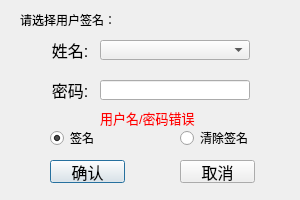
<?xml version="1.0" encoding="UTF-8"?>
<ui version="4.0">
 <class>Dialog</class>
 <widget class="QDialog" name="Dialog">
  <property name="geometry">
   <rect>
    <x>0</x>
    <y>0</y>
    <width>300</width>
    <height>200</height>
   </rect>
  </property>
  <property name="windowTitle">
   <string>Dialog</string>
  </property>
  <widget class="QLabel" name="label">
   <property name="geometry">
    <rect>
     <x>20</x>
     <y>0</y>
     <width>100</width>
     <height>40</height>
    </rect>
   </property>
   <property name="text">
    <string>请选择用户签名：</string>
   </property>
  </widget>
  <widget class="QLabel" name="Label">
   <property name="geometry">
    <rect>
     <x>50</x>
     <y>40</y>
     <width>40</width>
     <height>20</height>
    </rect>
   </property>
   <property name="font">
    <font>
     <pointsize>12</pointsize>
    </font>
   </property>
   <property name="text">
    <string>姓名:</string>
   </property>
   <property name="alignment">
    <set>Qt::AlignCenter</set>
   </property>
  </widget>
  <widget class="QLabel" name="Label_2">
   <property name="geometry">
    <rect>
     <x>50</x>
     <y>80</y>
     <width>40</width>
     <height>20</height>
    </rect>
   </property>
   <property name="font">
    <font>
     <pointsize>12</pointsize>
    </font>
   </property>
   <property name="text">
    <string>密码:</string>
   </property>
   <property name="alignment">
    <set>Qt::AlignCenter</set>
   </property>
  </widget>
  <widget class="QRadioButton" name="RadioButton_sign">
   <property name="geometry">
    <rect>
     <x>50</x>
     <y>130</y>
     <width>47</width>
     <height>16</height>
    </rect>
   </property>
   <property name="sizePolicy">
    <sizepolicy hsizetype="Fixed" vsizetype="Fixed">
     <horstretch>0</horstretch>
     <verstretch>0</verstretch>
    </sizepolicy>
   </property>
   <property name="text">
    <string>签名</string>
   </property>
   <property name="checked">
    <bool>true</bool>
   </property>
  </widget>
  <widget class="QRadioButton" name="RadioButton_unsign">
   <property name="geometry">
    <rect>
     <x>180</x>
     <y>130</y>
     <width>71</width>
     <height>16</height>
    </rect>
   </property>
   <property name="text">
    <string>清除签名</string>
   </property>
  </widget>
  <widget class="QPushButton" name="acceptButton">
   <property name="geometry">
    <rect>
     <x>50</x>
     <y>160</y>
     <width>75</width>
     <height>23</height>
    </rect>
   </property>
   <property name="sizePolicy">
    <sizepolicy hsizetype="Fixed" vsizetype="Fixed">
     <horstretch>0</horstretch>
     <verstretch>0</verstretch>
    </sizepolicy>
   </property>
   <property name="font">
    <font>
     <pointsize>12</pointsize>
    </font>
   </property>
   <property name="text">
    <string>确认</string>
   </property>
  </widget>
  <widget class="QPushButton" name="cancelButton">
   <property name="enabled">
    <bool>true</bool>
   </property>
   <property name="geometry">
    <rect>
     <x>180</x>
     <y>160</y>
     <width>75</width>
     <height>23</height>
    </rect>
   </property>
   <property name="sizePolicy">
    <sizepolicy hsizetype="Fixed" vsizetype="Fixed">
     <horstretch>0</horstretch>
     <verstretch>0</verstretch>
    </sizepolicy>
   </property>
   <property name="font">
    <font>
     <pointsize>12</pointsize>
    </font>
   </property>
   <property name="text">
    <string>取消</string>
   </property>
  </widget>
  <widget class="QLineEdit" name="password">
   <property name="geometry">
    <rect>
     <x>100</x>
     <y>80</y>
     <width>150</width>
     <height>20</height>
    </rect>
   </property>
   <property name="echoMode">
    <enum>QLineEdit::Password</enum>
   </property>
  </widget>
  <widget class="QLabel" name="tipslabel">
   <property name="enabled">
    <bool>true</bool>
   </property>
   <property name="geometry">
    <rect>
     <x>100</x>
     <y>110</y>
     <width>101</width>
     <height>16</height>
    </rect>
   </property>
   <property name="font">
    <font>
     <pointsize>10</pointsize>
    </font>
   </property>
   <property name="styleSheet">
    <string notr="true">color: rgb(255, 0, 0);</string>
   </property>
   <property name="text">
    <string>用户名/密码错误</string>
   </property>
  </widget>
  <widget class="ComboLine" name="username">
   <property name="geometry">
    <rect>
     <x>100</x>
     <y>40</y>
     <width>150</width>
     <height>20</height>
    </rect>
   </property>
  </widget>
  <zorder>tipslabel</zorder>
  <zorder>password</zorder>
  <zorder>acceptButton</zorder>
  <zorder>cancelButton</zorder>
  <zorder>RadioButton_sign</zorder>
  <zorder>RadioButton_unsign</zorder>
  <zorder>label</zorder>
  <zorder>Label</zorder>
  <zorder>Label_2</zorder>
  <zorder>username</zorder>
 </widget>
 <customwidgets>
  <customwidget>
   <class>ComboLine</class>
   <extends>QComboBox</extends>
   <header>lib.mywidget.comboline.h</header>
  </customwidget>
 </customwidgets>
 <tabstops>
  <tabstop>username</tabstop>
  <tabstop>password</tabstop>
  <tabstop>acceptButton</tabstop>
  <tabstop>cancelButton</tabstop>
  <tabstop>RadioButton_sign</tabstop>
  <tabstop>RadioButton_unsign</tabstop>
 </tabstops>
 <resources/>
 <connections/>
</ui>
